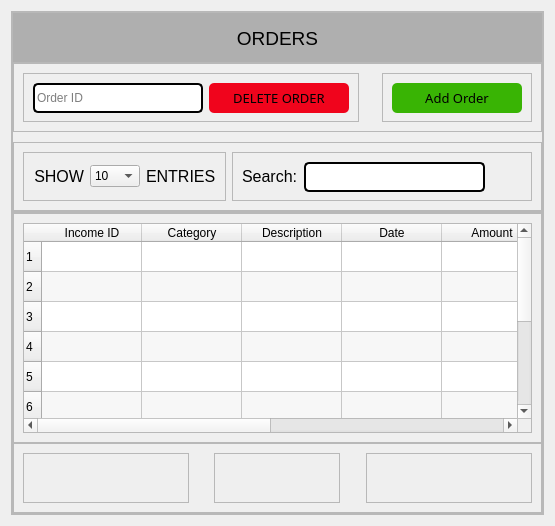
                  <widget class="QWidget" name="pageOrder">
                   <layout class="QVBoxLayout" name="verticalLayout_61">
                    <item>
                     <widget class="QFrame" name="frame_107">
                      <property name="frameShape">
                       <enum>QFrame::StyledPanel</enum>
                      </property>
                      <property name="frameShadow">
                       <enum>QFrame::Raised</enum>
                      </property>
                      <layout class="QVBoxLayout" name="verticalLayout_55">
                       <property name="spacing">
                        <number>0</number>
                       </property>
                       <property name="leftMargin">
                        <number>0</number>
                       </property>
                       <property name="topMargin">
                        <number>0</number>
                       </property>
                       <property name="rightMargin">
                        <number>0</number>
                       </property>
                       <property name="bottomMargin">
                        <number>0</number>
                       </property>
                       <item>
                        <widget class="QFrame" name="frame_108">
                         <property name="minimumSize">
                          <size>
                           <width>30</width>
                           <height>30</height>
                          </size>
                         </property>
                         <property name="maximumSize">
                          <size>
                           <width>16777215</width>
                           <height>50</height>
                          </size>
                         </property>
                         <property name="frameShape">
                          <enum>QFrame::StyledPanel</enum>
                         </property>
                         <property name="frameShadow">
                          <enum>QFrame::Raised</enum>
                         </property>
                         <layout class="QVBoxLayout" name="verticalLayout_56">
                          <property name="spacing">
                           <number>0</number>
                          </property>
                          <property name="leftMargin">
                           <number>0</number>
                          </property>
                          <property name="topMargin">
                           <number>0</number>
                          </property>
                          <property name="rightMargin">
                           <number>0</number>
                          </property>
                          <property name="bottomMargin">
                           <number>0</number>
                          </property>
                          <item>
                           <widget class="QLabel" name="label_48">
                            <property name="minimumSize">
                             <size>
                              <width>0</width>
                              <height>50</height>
                             </size>
                            </property>
                            <property name="font">
                             <font>
                              <pointsize>14</pointsize>
                             </font>
                            </property>
                            <property name="styleSheet">
                             <string notr="true">background-color: rgb(175, 175, 175);</string>
                            </property>
                            <property name="text">
                             <string>ORDERS</string>
                            </property>
                            <property name="alignment">
                             <set>Qt::AlignCenter</set>
                            </property>
                           </widget>
                          </item>
                         </layout>
                        </widget>
                       </item>
                       <item>
                        <widget class="QFrame" name="frame_109">
                         <property name="minimumSize">
                          <size>
                           <width>0</width>
                           <height>100</height>
                          </size>
                         </property>
                         <property name="maximumSize">
                          <size>
                           <width>16777215</width>
                           <height>150</height>
                          </size>
                         </property>
                         <property name="frameShape">
                          <enum>QFrame::StyledPanel</enum>
                         </property>
                         <property name="frameShadow">
                          <enum>QFrame::Raised</enum>
                         </property>
                         <layout class="QVBoxLayout" name="verticalLayout_57">
                          <property name="spacing">
                           <number>10</number>
                          </property>
                          <property name="leftMargin">
                           <number>0</number>
                          </property>
                          <property name="topMargin">
                           <number>0</number>
                          </property>
                          <property name="rightMargin">
                           <number>0</number>
                          </property>
                          <property name="bottomMargin">
                           <number>0</number>
                          </property>
                          <item>
                           <widget class="QFrame" name="frame_110">
                            <property name="frameShape">
                             <enum>QFrame::StyledPanel</enum>
                            </property>
                            <property name="frameShadow">
                             <enum>QFrame::Raised</enum>
                            </property>
                            <layout class="QHBoxLayout" name="horizontalLayout_39">
                             <item alignment="Qt::AlignLeft">
                              <widget class="QFrame" name="frame_111">
                               <property name="minimumSize">
                                <size>
                                 <width>300</width>
                                 <height>0</height>
                                </size>
                               </property>
                               <property name="frameShape">
                                <enum>QFrame::StyledPanel</enum>
                               </property>
                               <property name="frameShadow">
                                <enum>QFrame::Raised</enum>
                               </property>
                               <layout class="QHBoxLayout" name="horizontalLayout_46">
                                <item>
                                 <widget class="QLineEdit" name="led_pageOrder_searchOrder_2">
                                  <property name="minimumSize">
                                   <size>
                                    <width>170</width>
                                    <height>30</height>
                                   </size>
                                  </property>
                                  <property name="styleSheet">
                                   <string notr="true">border: 2px solid black;
border-radius: 5px</string>
                                  </property>
                                  <property name="placeholderText">
                                   <string>Order ID</string>
                                  </property>
                                 </widget>
                                </item>
                                <item>
                                 <widget class="QPushButton" name="btn_pageOrder_deleteOrder">
                                  <property name="minimumSize">
                                   <size>
                                    <width>140</width>
                                    <height>30</height>
                                   </size>
                                  </property>
                                  <property name="font">
                                   <font>
                                    <family>Franklin Gothic Book</family>
                                    <pointsize>10</pointsize>
                                   </font>
                                  </property>
                                  <property name="cursor">
                                   <cursorShape>PointingHandCursor</cursorShape>
                                  </property>
                                  <property name="styleSheet">
                                   <string notr="true">border-radius:5px;
background-color: rgb(240, 4, 28);</string>
                                  </property>
                                  <property name="text">
                                   <string>DELETE ORDER</string>
                                  </property>
                                  <property name="icon">
                                   <iconset resource="resources.qrc">
                                    <normaloff>:/icons/icons/delete.png</normaloff>:/icons/icons/delete.png</iconset>
                                  </property>
                                 </widget>
                                </item>
                               </layout>
                              </widget>
                             </item>
                             <item alignment="Qt::AlignRight">
                              <widget class="QFrame" name="frame_112">
                               <property name="minimumSize">
                                <size>
                                 <width>150</width>
                                 <height>0</height>
                                </size>
                               </property>
                               <property name="frameShape">
                                <enum>QFrame::StyledPanel</enum>
                               </property>
                               <property name="frameShadow">
                                <enum>QFrame::Raised</enum>
                               </property>
                               <layout class="QVBoxLayout" name="verticalLayout_59">
                                <item>
                                 <widget class="QPushButton" name="btn_pageOrder_addOrder">
                                  <property name="minimumSize">
                                   <size>
                                    <width>100</width>
                                    <height>30</height>
                                   </size>
                                  </property>
                                  <property name="font">
                                   <font>
                                    <family>Franklin Gothic Book</family>
                                    <pointsize>10</pointsize>
                                   </font>
                                  </property>
                                  <property name="cursor">
                                   <cursorShape>PointingHandCursor</cursorShape>
                                  </property>
                                  <property name="styleSheet">
                                   <string notr="true">border-radius:5px;
background-color: rgb(57, 180, 4);</string>
                                  </property>
                                  <property name="text">
                                   <string>Add Order</string>
                                  </property>
                                  <property name="icon">
                                   <iconset resource="resources.qrc">
                                    <normaloff>:/icons/icons/add.png</normaloff>:/icons/icons/add.png</iconset>
                                  </property>
                                 </widget>
                                </item>
                               </layout>
                              </widget>
                             </item>
                            </layout>
                           </widget>
                          </item>
                          <item>
                           <widget class="QFrame" name="frame_113">
                            <property name="styleSheet">
                             <string notr="true"/>
                            </property>
                            <property name="frameShape">
                             <enum>QFrame::StyledPanel</enum>
                            </property>
                            <property name="frameShadow">
                             <enum>QFrame::Raised</enum>
                            </property>
                            <layout class="QHBoxLayout" name="horizontalLayout_40">
                             <item>
                              <widget class="QFrame" name="frame_114">
                               <property name="maximumSize">
                                <size>
                                 <width>250</width>
                                 <height>16777215</height>
                                </size>
                               </property>
                               <property name="frameShape">
                                <enum>QFrame::StyledPanel</enum>
                               </property>
                               <property name="frameShadow">
                                <enum>QFrame::Raised</enum>
                               </property>
                               <layout class="QHBoxLayout" name="horizontalLayout_41">
                                <item>
                                 <widget class="QLabel" name="label_50">
                                  <property name="font">
                                   <font>
                                    <pointsize>12</pointsize>
                                   </font>
                                  </property>
                                  <property name="text">
                                   <string>SHOW</string>
                                  </property>
                                  <property name="alignment">
                                   <set>Qt::AlignRight|Qt::AlignTrailing|Qt::AlignVCenter</set>
                                  </property>
                                 </widget>
                                </item>
                                <item>
                                 <widget class="QComboBox" name="combo_pageIncomeManagement_entries_3">
                                  <property name="maximumSize">
                                   <size>
                                    <width>50</width>
                                    <height>16777215</height>
                                   </size>
                                  </property>
                                  <property name="cursor">
                                   <cursorShape>PointingHandCursor</cursorShape>
                                  </property>
                                  <item>
                                   <property name="text">
                                    <string>10</string>
                                   </property>
                                  </item>
                                  <item>
                                   <property name="text">
                                    <string>15</string>
                                   </property>
                                  </item>
                                  <item>
                                   <property name="text">
                                    <string>20</string>
                                   </property>
                                  </item>
                                  <item>
                                   <property name="text">
                                    <string>30</string>
                                   </property>
                                  </item>
                                  <item>
                                   <property name="text">
                                    <string>50</string>
                                   </property>
                                  </item>
                                  <item>
                                   <property name="text">
                                    <string>100</string>
                                   </property>
                                  </item>
                                 </widget>
                                </item>
                                <item>
                                 <widget class="QLabel" name="label_51">
                                  <property name="font">
                                   <font>
                                    <pointsize>12</pointsize>
                                   </font>
                                  </property>
                                  <property name="text">
                                   <string>ENTRIES</string>
                                  </property>
                                 </widget>
                                </item>
                               </layout>
                              </widget>
                             </item>
                             <item alignment="Qt::AlignRight">
                              <widget class="QFrame" name="frame_115">
                               <property name="minimumSize">
                                <size>
                                 <width>300</width>
                                 <height>0</height>
                                </size>
                               </property>
                               <property name="frameShape">
                                <enum>QFrame::StyledPanel</enum>
                               </property>
                               <property name="frameShadow">
                                <enum>QFrame::Raised</enum>
                               </property>
                               <layout class="QHBoxLayout" name="horizontalLayout_42">
                                <item>
                                 <widget class="QLabel" name="label_52">
                                  <property name="font">
                                   <font>
                                    <pointsize>12</pointsize>
                                   </font>
                                  </property>
                                  <property name="text">
                                   <string>Search:</string>
                                  </property>
                                 </widget>
                                </item>
                                <item>
                                 <widget class="QLineEdit" name="led_pageOrder_searchOrder">
                                  <property name="minimumSize">
                                   <size>
                                    <width>0</width>
                                    <height>30</height>
                                   </size>
                                  </property>
                                  <property name="styleSheet">
                                   <string notr="true">border: 2px solid black;
border-radius: 5px</string>
                                  </property>
                                 </widget>
                                </item>
                                <item>
                                 <widget class="QPushButton" name="btn_pageOrder_search">
                                  <property name="minimumSize">
                                   <size>
                                    <width>30</width>
                                    <height>30</height>
                                   </size>
                                  </property>
                                  <property name="font">
                                   <font>
                                    <family>Franklin Gothic Book</family>
                                    <pointsize>10</pointsize>
                                   </font>
                                  </property>
                                  <property name="cursor">
                                   <cursorShape>PointingHandCursor</cursorShape>
                                  </property>
                                  <property name="styleSheet">
                                   <string notr="true">border-radius:5px;
background-color: rgb(255, 255, 255,0);</string>
                                  </property>
                                  <property name="text">
                                   <string/>
                                  </property>
                                  <property name="icon">
                                   <iconset resource="resources.qrc">
                                    <normaloff>:/icons/icons/search.png</normaloff>:/icons/icons/search.png</iconset>
                                  </property>
                                  <property name="shortcut">
                                   <string>Return</string>
                                  </property>
                                 </widget>
                                </item>
                               </layout>
                              </widget>
                             </item>
                            </layout>
                           </widget>
                          </item>
                         </layout>
                        </widget>
                       </item>
                       <item>
                        <widget class="QFrame" name="frame_116">
                         <property name="minimumSize">
                          <size>
                           <width>0</width>
                           <height>100</height>
                          </size>
                         </property>
                         <property name="maximumSize">
                          <size>
                           <width>16777215</width>
                           <height>1000</height>
                          </size>
                         </property>
                         <property name="frameShape">
                          <enum>QFrame::StyledPanel</enum>
                         </property>
                         <property name="frameShadow">
                          <enum>QFrame::Raised</enum>
                         </property>
                         <layout class="QVBoxLayout" name="verticalLayout_60">
                          <property name="spacing">
                           <number>0</number>
                          </property>
                          <property name="leftMargin">
                           <number>0</number>
                          </property>
                          <property name="topMargin">
                           <number>0</number>
                          </property>
                          <property name="rightMargin">
                           <number>0</number>
                          </property>
                          <property name="bottomMargin">
                           <number>0</number>
                          </property>
                          <item>
                           <widget class="QFrame" name="frame_117">
                            <property name="minimumSize">
                             <size>
                              <width>0</width>
                              <height>230</height>
                             </size>
                            </property>
                            <property name="frameShape">
                             <enum>QFrame::StyledPanel</enum>
                            </property>
                            <property name="frameShadow">
                             <enum>QFrame::Raised</enum>
                            </property>
                            <layout class="QHBoxLayout" name="horizontalLayout_43">
                             <item>
                              <widget class="QTableWidget" name="table_pageOrder_Orders">
                               <property name="maximumSize">
                                <size>
                                 <width>750</width>
                                 <height>16777215</height>
                                </size>
                               </property>
                               <property name="acceptDrops">
                                <bool>false</bool>
                               </property>
                               <property name="autoFillBackground">
                                <bool>false</bool>
                               </property>
                               <property name="alternatingRowColors">
                                <bool>true</bool>
                               </property>
                               <property name="rowCount">
                                <number>10</number>
                               </property>
                               <property name="columnCount">
                                <number>8</number>
                               </property>
                               <row/>
                               <row/>
                               <row/>
                               <row/>
                               <row/>
                               <row/>
                               <row/>
                               <row/>
                               <row/>
                               <row/>
                               <column>
                                <property name="text">
                                 <string>Income ID</string>
                                </property>
                               </column>
                               <column>
                                <property name="text">
                                 <string>Category</string>
                                </property>
                               </column>
                               <column>
                                <property name="text">
                                 <string>Description</string>
                                </property>
                               </column>
                               <column>
                                <property name="text">
                                 <string>Date</string>
                                </property>
                               </column>
                               <column>
                                <property name="text">
                                 <string>Amount</string>
                                </property>
                               </column>
                               <column/>
                               <column/>
                               <column/>
                              </widget>
                             </item>
                            </layout>
                           </widget>
                          </item>
                          <item alignment="Qt::AlignBottom">
                           <widget class="QFrame" name="frame_118">
                            <property name="minimumSize">
                             <size>
                              <width>0</width>
                              <height>50</height>
                             </size>
                            </property>
                            <property name="frameShape">
                             <enum>QFrame::StyledPanel</enum>
                            </property>
                            <property name="frameShadow">
                             <enum>QFrame::Raised</enum>
                            </property>
                            <layout class="QHBoxLayout" name="horizontalLayout_44">
                             <item>
                              <widget class="QFrame" name="frame_119">
                               <property name="frameShape">
                                <enum>QFrame::StyledPanel</enum>
                               </property>
                               <property name="frameShadow">
                                <enum>QFrame::Raised</enum>
                               </property>
                              </widget>
                             </item>
                             <item alignment="Qt::AlignHCenter|Qt::AlignVCenter">
                              <widget class="QFrame" name="frame_120">
                               <property name="frameShape">
                                <enum>QFrame::StyledPanel</enum>
                               </property>
                               <property name="frameShadow">
                                <enum>QFrame::Raised</enum>
                               </property>
                               <layout class="QHBoxLayout" name="horizontalLayout_45">
                                <item>
                                 <widget class="QPushButton" name="btn_pageIncomeManagement_pevious_2">
                                  <property name="minimumSize">
                                   <size>
                                    <width>50</width>
                                    <height>30</height>
                                   </size>
                                  </property>
                                  <property name="cursor">
                                   <cursorShape>PointingHandCursor</cursorShape>
                                  </property>
                                  <property name="styleSheet">
                                   <string notr="true">border-radius:5px</string>
                                  </property>
                                  <property name="text">
                                   <string/>
                                  </property>
                                  <property name="icon">
                                   <iconset resource="resources.qrc">
                                    <normaloff>:/icons/icons/previous.png</normaloff>:/icons/icons/previous.png</iconset>
                                  </property>
                                 </widget>
                                </item>
                                <item>
                                 <widget class="QPushButton" name="btn_pageIncomeManagement_next_2">
                                  <property name="minimumSize">
                                   <size>
                                    <width>50</width>
                                    <height>30</height>
                                   </size>
                                  </property>
                                  <property name="cursor">
                                   <cursorShape>PointingHandCursor</cursorShape>
                                  </property>
                                  <property name="styleSheet">
                                   <string notr="true">border-radius:5px</string>
                                  </property>
                                  <property name="text">
                                   <string/>
                                  </property>
                                  <property name="icon">
                                   <iconset resource="resources.qrc">
                                    <normaloff>:/icons/icons/next.png</normaloff>:/icons/icons/next.png</iconset>
                                  </property>
                                 </widget>
                                </item>
                               </layout>
                              </widget>
                             </item>
                             <item>
                              <widget class="QFrame" name="frame_121">
                               <property name="frameShape">
                                <enum>QFrame::StyledPanel</enum>
                               </property>
                               <property name="frameShadow">
                                <enum>QFrame::Raised</enum>
                               </property>
                              </widget>
                             </item>
                            </layout>
                           </widget>
                          </item>
                         </layout>
                        </widget>
                       </item>
                      </layout>
                     </widget>
                    </item>
                   </layout>
                  </widget>
